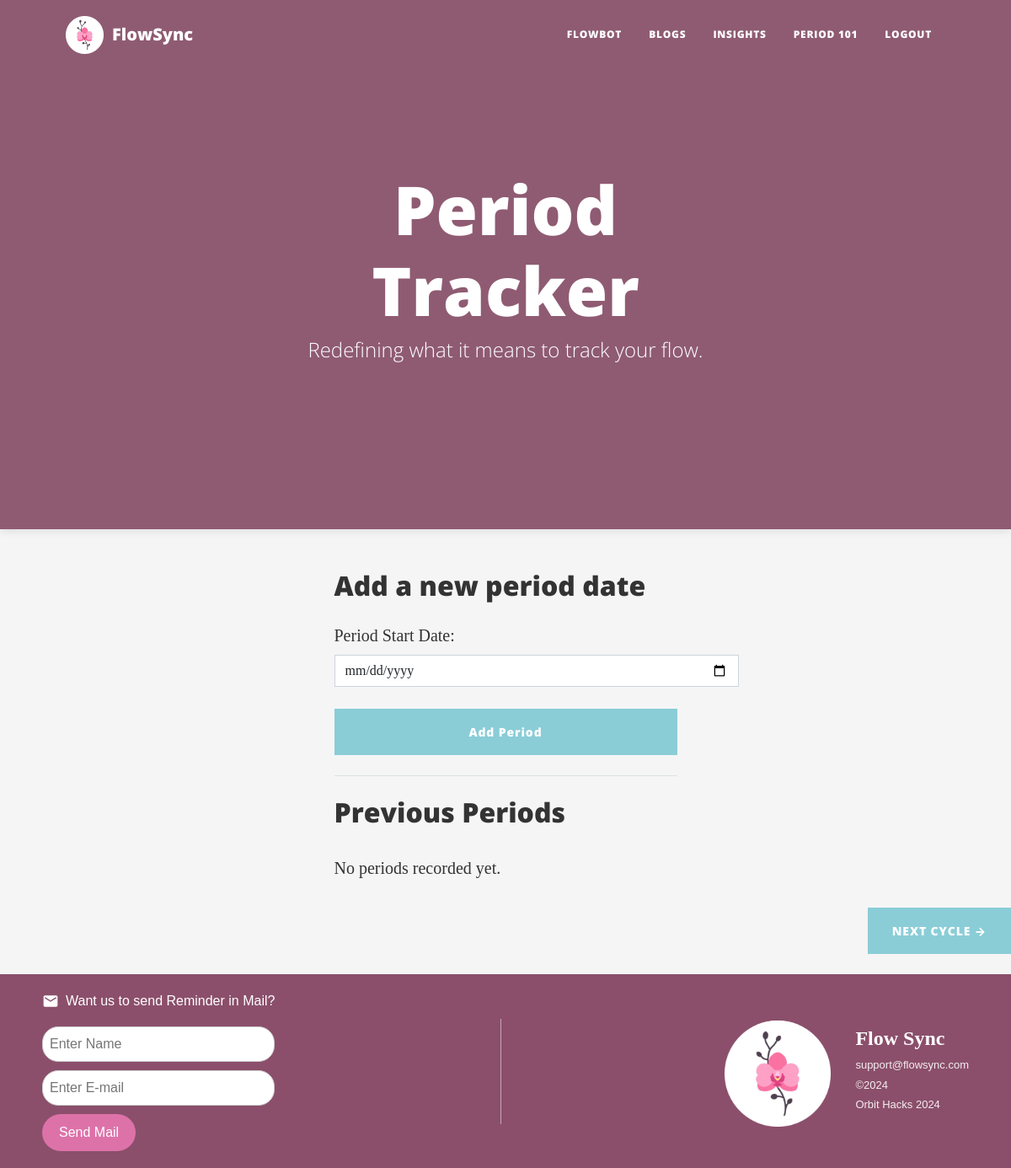
The page /index (signed in) on the database as committed earlier.
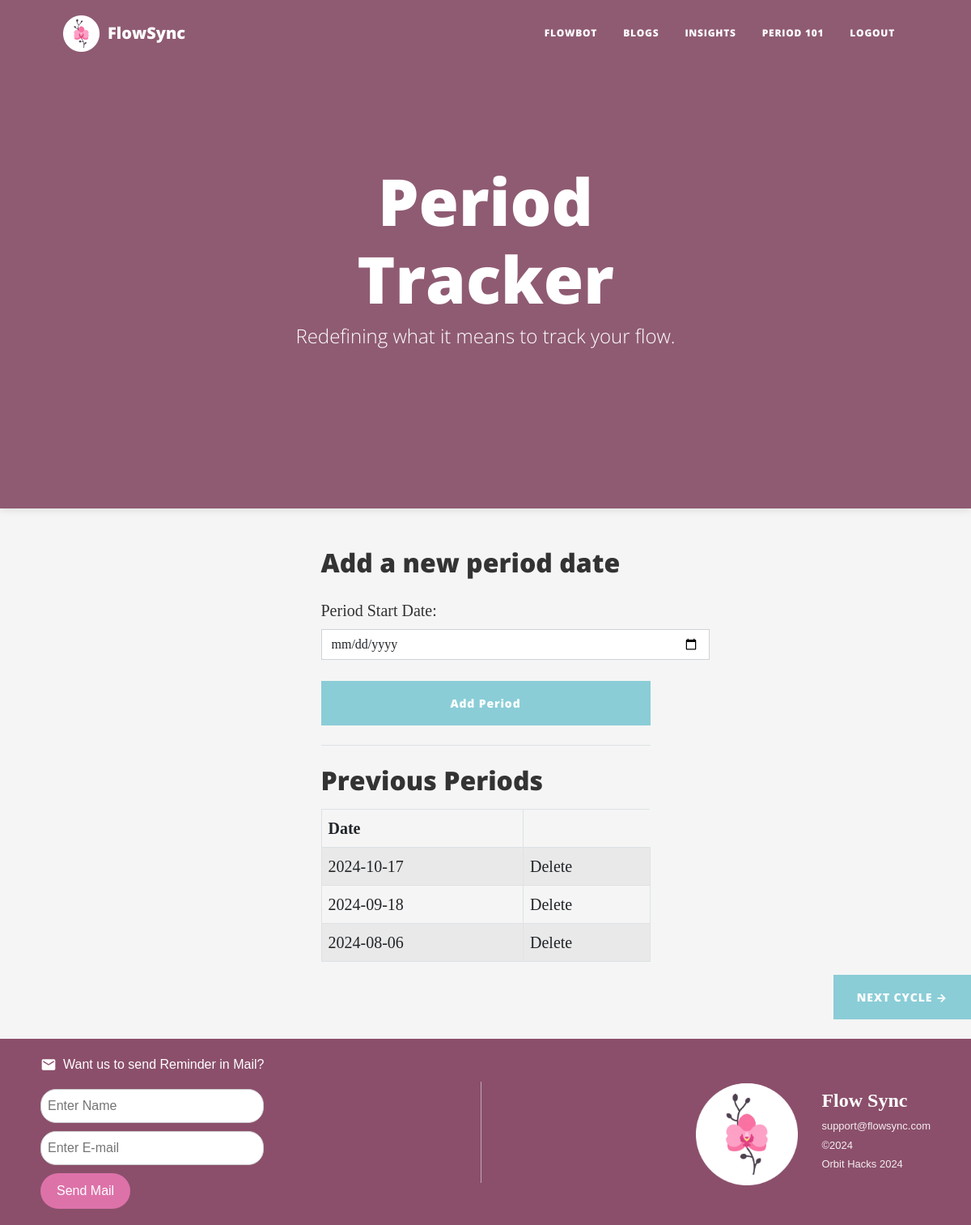
The same page on the database as committed later.
### main.py (models this page shows, shortened)
class Period(db.Model):
    id = db.Column(db.Integer, primary_key=True)
    user_id=db.Column(db.Integer,nullable=False)
    period_date = db.Column(db.DateTime, nullable=False)

### main.py (the view)
@app.route('/index', methods=['GET', 'POST'])
@login_required
def index():
    periods = Period.query.order_by(Period.period_date.desc()).all()
    return render_template('index.html', periods=periods,id = current_user_id)

### main.py (called while the page is built)
@login_manager.user_loader
def load_user(user_id):
    return User.query.get(int(user_id))

### templates/index.html (shortened to what this page needs)
{% include "header.html" %}
<header class="masthead" style = "background-color:rgb(255, 147, 189)">
    <div class="container position-relative px-4 px-lg-5">
        <div class="row gx-4 gx-lg-5 justify-content-center">
            <div class="col-md-10 col-lg-8 col-xl-7">
                <div class="site-heading">
                    <h1>Period Tracker</h1>
                    <span class="subheading">Redefining what it means to track your flow.</span>
                </div>
            </div>
        </div>
    </div>
</header>
<body>
    <div class="container px-4 px-lg-5">
        <div class="row gx-4 gx-lg-5 justify-content-center">
            <div class="col-md-8 col-lg-6 col-xl-5">
                <h2 class="mb-4">Add a new period date</h2>
                <form action="/add" method="POST">
                    <div class="form-group mb-3">
                        <label for="period_date" class="form-label">Period Start Date:</label>
                        <input type="date" id="period_date" name="period_date" class="form-control" required style="width: 320%;">
                    </div>
                    <button type="submit" class="btn btn-primary w-100">Add Period</button>
                </form>
                <hr class="my-4">
                <h2 class="mb-3">Previous Periods</h2>
                {% if periods %}
                    <table class="table table-bordered table-striped">
                        <thead>
                            <tr>
                                <th>Date</th>
                            </tr>
                        </thead>
                        <tbody>
                            {% for period in periods %}
                                {% if period.user_id == id %}
                                    <tr>
                                        <td>{{ period.period_date.strftime('%Y-%m-%d') }}</td>
                                        <td>
                                            <a href="{{ url_for('delete', period_id=period.id) }}">Delete</a>
                                        </td>
                                    </tr>
                                {% endif %}
                            {% endfor %}
                        </tbody>
                    </table>
                {% else %}
                    <p>No periods recorded yet.</p>
                {% endif %}
            </div>
        </div>
    </div>
    <div class="d-flex justify-content-end mb-4">
        <a class="btn btn-primary text-uppercase" href="{{ url_for('next_cycle') }}">Next Cycle →</a>
    </div>
</body>
{% include "footer.html" %}

### templates/header.html (shortened to what this page needs)
<!DOCTYPE html>
<html lang="en">
    <head>
        <link href="{{ url_for('static', filename='css/styles.css') }}" rel="stylesheet" />
    </head>
    <body>
        <nav class="navbar navbar-expand-lg navbar-light" id="mainNav">
            <div class="container px-4 px-lg-5">
                <div class="header-title">
                    <img src="{{url_for('static',filename = 'assets/img/logo.png')}}" alt="Logo" width="45" height="45">
                </div>
                <a class="navbar-brand" href="{{ url_for('index') }}">FlowSync</a>
                <div class="collapse navbar-collapse" id="navbarResponsive">
                    <ul class="navbar-nav ms-auto py-4 py-lg-0">
                        <li class="nav-item"><a class="nav-link px-lg-3 py-3 py-lg-4" href="{{ url_for('chatbot') }}">FlowBot</a></li>
                        <li class="nav-item"><a class="nav-link px-lg-3 py-3 py-lg-4" href="{{ url_for('blog') }}">Blogs</a></li>
                        <li class="nav-item"><a class="nav-link px-lg-3 py-3 py-lg-4" href="{{ url_for('insights') }}">Insights</a></li>
                        <li class="nav-item"><a class="nav-link px-lg-3 py-3 py-lg-4" href="{{ url_for('beginners') }}">Period 101</a></li>
                        <li class="nav-item"><a class="nav-link px-lg-3 py-3 py-lg-4" href="{{ url_for('logout') }}">Logout</a></li>
                    </ul>
                </div>
            </div>
        </nav>

### templates/footer.html (shortened to what this page needs)
<!DOCTYPE html>
<html>
<head>
</head>
<body>
  <footer class="footer">
    <div class="footer-container">
      <div class="form-section">
        <div class="title-row">
          <svg class="mail-icon" viewBox="0 0 24 24">
            <path d="M20 4H4c-1.1 0-2 .9-2 2v12c0 1.1.9 2 2 2h16c1.1 0 2-.9 2-2V6c0-1.1-.9-2-2-2zm0 4l-8 5-8-5V6l8 5 8-5v2z"/>
          </svg>
          <span class="form-title">Want us to send Reminder in Mail?</span>
        </div>
        <form action="/receive_email" method="post">
          <input type="text" placeholder="Enter Name" class="input-field">
          <input type="email" name="email" placeholder="Enter E-mail" class="input-field" required>
          <button type="submit" class="submit-button">Send Mail</button>
        </form>
      </div>
      <div class="right-content">
        <div class="logo-section">
          <img src="static/assets/img/logo.png" alt="Pink Flower Logo">
        </div>
        <div class="contact-section">
          <h2 class="company-name">Flow Sync</h2>
          <p class="contact-info">support@flowsync.com</p>
          <p class="contact-info">©2024</p>
          <p class="contact-info">Orbit Hacks 2024</p>
        </div>
      </div>
    </div>
  </footer>
</body>
</html>

### templates/footer.html (style rules this page uses)
.footer { background-color: #8B4F6B; color: white; font-family: Arial, sans-serif; padding: 20px 30px; }
.footer-container { max-width: 1100px; margin: 0 auto; display: flex; align-items: center; justify-content: space-between; }
.form-section { display: flex; flex-direction: column; gap: 0.5rem; }
.title-row { display: flex; align-items: center; gap: 0.5rem; margin-bottom: 10px; }
.mail-icon { width: 20px; height: 20px; fill: currentColor; }
form { display: flex; flex-direction: column; align-items: flex-start; gap: 10px; }
.form-title { font-size: 1rem; }
.input-field { width: 100%; padding: 8px; font-size: 16px; border: 1px solid #ccc; border-radius: 19px; }
.submit-button { padding: 10px 20px; font-size: 16px; color: white; background-color: #dd72a9; border: none; border-radius: 4px; cursor: pointer; border-radius: 25px; }
.right-content { display: flex; align-items: center; gap: 2rem; }
.logo-section { width: 120px; height: 120px; background-color: white; border-radius: 50%; display: flex; align-items: right; justify-content: center; }
.logo-section img { width: 105%; height: 105%; object-fit: contain; }
.contact-section { text-align: left; font-size: 13px; }
.company-name { font-size: 1.5rem; font-family: 'Times New Roman', serif; margin: 0 0 0.5rem 0; }
.contact-info { margin: 0.25rem 0; color: rgba(255, 255, 255, 0.9); font-size: 13px; }

Rows that differ between the two databases and show on the page:
added Period: period_date "2024-10-17"
added Period: period_date "2024-09-18"
added Period: period_date "2024-08-06"
Other text that changed with them:
text no longer shown: "No periods recorded yet."
text now shown: "Date"
